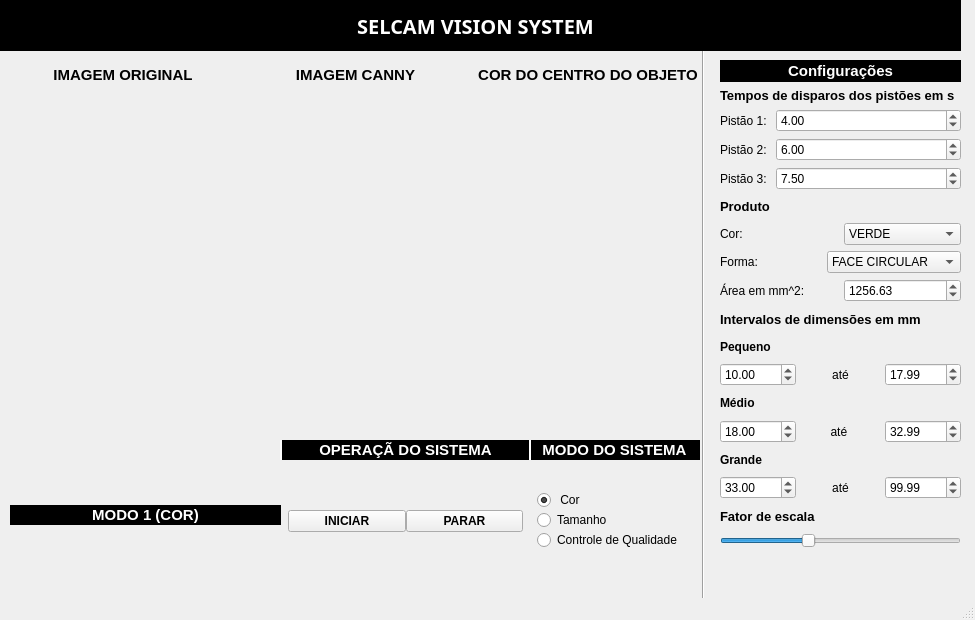
<?xml version="1.0" encoding="UTF-8"?>
<ui version="4.0">
 <class>PROJETOTCC2</class>
 <widget class="QMainWindow" name="PROJETOTCC2">
  <property name="enabled">
   <bool>true</bool>
  </property>
  <property name="geometry">
   <rect>
    <x>0</x>
    <y>0</y>
    <width>975</width>
    <height>620</height>
   </rect>
  </property>
  <property name="windowTitle">
   <string>PROJETO TCC 2</string>
  </property>
  <widget class="QWidget" name="centralwidget">
   <widget class="QWidget" name="horizontalLayoutWidget">
    <property name="geometry">
     <rect>
      <x>10</x>
      <y>60</y>
      <width>691</width>
      <height>371</height>
     </rect>
    </property>
    <layout class="QHBoxLayout" name="horizontalLayout">
     <item>
      <layout class="QVBoxLayout" name="verticalLayout_3">
       <item>
        <layout class="QVBoxLayout" name="verticalLayout_4">
         <item>
          <widget class="QLabel" name="label_2">
           <property name="minimumSize">
            <size>
             <width>0</width>
             <height>0</height>
            </size>
           </property>
           <property name="maximumSize">
            <size>
             <width>16777215</width>
             <height>30</height>
            </size>
           </property>
           <property name="font">
            <font>
             <pointsize>11</pointsize>
             <weight>75</weight>
             <bold>true</bold>
            </font>
           </property>
           <property name="text">
            <string>IMAGEM ORIGINAL</string>
           </property>
           <property name="alignment">
            <set>Qt::AlignCenter</set>
           </property>
          </widget>
         </item>
         <item>
          <widget class="QLabel" name="label_img_origin">
           <property name="text">
            <string/>
           </property>
           <property name="alignment">
            <set>Qt::AlignCenter</set>
           </property>
          </widget>
         </item>
        </layout>
       </item>
      </layout>
     </item>
     <item>
      <layout class="QVBoxLayout" name="verticalLayout_6">
       <item>
        <widget class="QLabel" name="label_5">
         <property name="maximumSize">
          <size>
           <width>16777215</width>
           <height>30</height>
          </size>
         </property>
         <property name="font">
          <font>
           <pointsize>11</pointsize>
           <weight>75</weight>
           <bold>true</bold>
          </font>
         </property>
         <property name="text">
          <string>IMAGEM CANNY</string>
         </property>
         <property name="alignment">
          <set>Qt::AlignCenter</set>
         </property>
        </widget>
       </item>
       <item>
        <widget class="QLabel" name="label_img_canny">
         <property name="text">
          <string/>
         </property>
         <property name="alignment">
          <set>Qt::AlignCenter</set>
         </property>
        </widget>
       </item>
      </layout>
     </item>
     <item>
      <layout class="QVBoxLayout" name="verticalLayout_5">
       <item>
        <widget class="QLabel" name="label_titulo_img_result">
         <property name="maximumSize">
          <size>
           <width>16777215</width>
           <height>30</height>
          </size>
         </property>
         <property name="font">
          <font>
           <pointsize>11</pointsize>
           <weight>75</weight>
           <bold>true</bold>
          </font>
         </property>
         <property name="text">
          <string>COR DO CENTRO DO OBJETO</string>
         </property>
         <property name="alignment">
          <set>Qt::AlignCenter</set>
         </property>
        </widget>
       </item>
       <item>
        <widget class="QLabel" name="label_img_mode">
         <property name="text">
          <string/>
         </property>
         <property name="alignment">
          <set>Qt::AlignCenter</set>
         </property>
        </widget>
       </item>
      </layout>
     </item>
    </layout>
   </widget>
   <widget class="QLabel" name="titulo_janela">
    <property name="geometry">
     <rect>
      <x>-10</x>
      <y>0</y>
      <width>971</width>
      <height>51</height>
     </rect>
    </property>
    <property name="font">
     <font>
      <family>PibotoLt</family>
      <pointsize>15</pointsize>
      <weight>75</weight>
      <italic>false</italic>
      <bold>true</bold>
     </font>
    </property>
    <property name="autoFillBackground">
     <bool>false</bool>
    </property>
    <property name="styleSheet">
     <string notr="true">background: rgb(0,0,0);
color: white;</string>
    </property>
    <property name="text">
     <string>SELCAM VISION SYSTEM</string>
    </property>
    <property name="alignment">
     <set>Qt::AlignCenter</set>
    </property>
   </widget>
   <widget class="QWidget" name="verticalLayoutWidget">
    <property name="geometry">
     <rect>
      <x>280</x>
      <y>440</y>
      <width>251</width>
      <height>151</height>
     </rect>
    </property>
    <layout class="QVBoxLayout" name="verticalLayout">
     <property name="spacing">
      <number>0</number>
     </property>
     <property name="sizeConstraint">
      <enum>QLayout::SetMaximumSize</enum>
     </property>
     <item>
      <widget class="QLabel" name="label_6">
       <property name="maximumSize">
        <size>
         <width>16777215</width>
         <height>20</height>
        </size>
       </property>
       <property name="font">
        <font>
         <pointsize>11</pointsize>
         <weight>75</weight>
         <bold>true</bold>
        </font>
       </property>
       <property name="styleSheet">
        <string notr="true">background: rgb(0, 0, 0);
color: white;
border-left: 2px solid white;</string>
       </property>
       <property name="text">
        <string>OPERAÇÃ DO SISTEMA</string>
       </property>
       <property name="alignment">
        <set>Qt::AlignCenter</set>
       </property>
      </widget>
     </item>
     <item>
      <layout class="QHBoxLayout" name="horizontalLayout_3">
       <property name="spacing">
        <number>0</number>
       </property>
       <property name="sizeConstraint">
        <enum>QLayout::SetMaximumSize</enum>
       </property>
       <property name="leftMargin">
        <number>8</number>
       </property>
       <property name="topMargin">
        <number>50</number>
       </property>
       <property name="rightMargin">
        <number>8</number>
       </property>
       <item>
        <widget class="QPushButton" name="pushButton_iniciar">
         <property name="font">
          <font>
           <weight>75</weight>
           <bold>true</bold>
          </font>
         </property>
         <property name="text">
          <string>INICIAR</string>
         </property>
        </widget>
       </item>
       <item>
        <widget class="QPushButton" name="pushButton_parar">
         <property name="font">
          <font>
           <weight>75</weight>
           <bold>true</bold>
          </font>
         </property>
         <property name="text">
          <string>PARAR</string>
         </property>
        </widget>
       </item>
      </layout>
     </item>
    </layout>
   </widget>
   <widget class="QWidget" name="verticalLayoutWidget_2">
    <property name="geometry">
     <rect>
      <x>10</x>
      <y>440</y>
      <width>271</width>
      <height>151</height>
     </rect>
    </property>
    <layout class="QVBoxLayout" name="verticalLayout_7">
     <property name="spacing">
      <number>0</number>
     </property>
     <item>
      <widget class="QLabel" name="label_modo">
       <property name="enabled">
        <bool>true</bool>
       </property>
       <property name="maximumSize">
        <size>
         <width>16777215</width>
         <height>20</height>
        </size>
       </property>
       <property name="font">
        <font>
         <pointsize>11</pointsize>
         <weight>75</weight>
         <bold>true</bold>
        </font>
       </property>
       <property name="styleSheet">
        <string notr="true">background: rgb(0, 0, 0);
color: white</string>
       </property>
       <property name="text">
        <string>MODO 1 (COR)</string>
       </property>
       <property name="alignment">
        <set>Qt::AlignCenter</set>
       </property>
      </widget>
     </item>
     <item>
      <layout class="QVBoxLayout" name="infos_modo"/>
     </item>
    </layout>
   </widget>
   <widget class="QWidget" name="verticalLayoutWidget_3">
    <property name="geometry">
     <rect>
      <x>529</x>
      <y>440</y>
      <width>171</width>
      <height>151</height>
     </rect>
    </property>
    <layout class="QVBoxLayout" name="verticalLayout_8">
     <property name="sizeConstraint">
      <enum>QLayout::SetMaximumSize</enum>
     </property>
     <item>
      <layout class="QVBoxLayout" name="verticalLayout_9">
       <property name="spacing">
        <number>0</number>
       </property>
       <property name="sizeConstraint">
        <enum>QLayout::SetMaximumSize</enum>
       </property>
       <item>
        <layout class="QVBoxLayout" name="verticalLayout_10">
         <property name="spacing">
          <number>0</number>
         </property>
         <item>
          <widget class="QLabel" name="label_4">
           <property name="maximumSize">
            <size>
             <width>16777215</width>
             <height>20</height>
            </size>
           </property>
           <property name="font">
            <font>
             <pointsize>11</pointsize>
             <weight>75</weight>
             <bold>true</bold>
            </font>
           </property>
           <property name="styleSheet">
            <string notr="true">background: rgb(0, 0, 0);
color: white;
border-left: 2px solid white;</string>
           </property>
           <property name="text">
            <string>MODO DO SISTEMA</string>
           </property>
           <property name="alignment">
            <set>Qt::AlignCenter</set>
           </property>
          </widget>
         </item>
         <item>
          <layout class="QVBoxLayout" name="verticalLayout_11">
           <property name="spacing">
            <number>0</number>
           </property>
           <property name="leftMargin">
            <number>8</number>
           </property>
           <property name="topMargin">
            <number>30</number>
           </property>
           <item>
            <widget class="QRadioButton" name="radioButton_cor">
             <property name="text">
              <string> Cor</string>
             </property>
             <property name="checked">
              <bool>true</bool>
             </property>
            </widget>
           </item>
           <item>
            <widget class="QRadioButton" name="radioButton_tamanho">
             <property name="text">
              <string>Tamanho</string>
             </property>
            </widget>
           </item>
           <item>
            <widget class="QRadioButton" name="radioButton_controleQualidade">
             <property name="text">
              <string>Controle de Qualidade</string>
             </property>
            </widget>
           </item>
          </layout>
         </item>
        </layout>
       </item>
      </layout>
     </item>
    </layout>
   </widget>
   <widget class="Line" name="line">
    <property name="geometry">
     <rect>
      <x>693</x>
      <y>40</y>
      <width>20</width>
      <height>581</height>
     </rect>
    </property>
    <property name="orientation">
     <enum>Qt::Vertical</enum>
    </property>
   </widget>
   <widget class="QWidget" name="verticalLayoutWidget_4">
    <property name="geometry">
     <rect>
      <x>720</x>
      <y>60</y>
      <width>241</width>
      <height>488</height>
     </rect>
    </property>
    <layout class="QVBoxLayout" name="verticalLayout_2">
     <item>
      <layout class="QVBoxLayout" name="verticalLayout_12">
       <item>
        <widget class="QLabel" name="label">
         <property name="font">
          <font>
           <pointsize>11</pointsize>
           <weight>75</weight>
           <bold>true</bold>
          </font>
         </property>
         <property name="styleSheet">
          <string notr="true">background-color: black;
color: white;</string>
         </property>
         <property name="text">
          <string>Configurações</string>
         </property>
         <property name="alignment">
          <set>Qt::AlignCenter</set>
         </property>
        </widget>
       </item>
      </layout>
     </item>
     <item>
      <widget class="QLabel" name="label_3">
       <property name="maximumSize">
        <size>
         <width>16777215</width>
         <height>15</height>
        </size>
       </property>
       <property name="font">
        <font>
         <pointsize>10</pointsize>
         <weight>75</weight>
         <bold>true</bold>
        </font>
       </property>
       <property name="text">
        <string>Tempos de disparos dos pistões em s</string>
       </property>
      </widget>
     </item>
     <item>
      <layout class="QHBoxLayout" name="horizontalLayout_2">
       <item>
        <widget class="QLabel" name="label_7">
         <property name="maximumSize">
          <size>
           <width>50</width>
           <height>16777215</height>
          </size>
         </property>
         <property name="text">
          <string>Pistão 1: </string>
         </property>
         <property name="alignment">
          <set>Qt::AlignCenter</set>
         </property>
        </widget>
       </item>
       <item>
        <widget class="QDoubleSpinBox" name="tempo_pistao1">
         <property name="singleStep">
          <double>0.010000000000000</double>
         </property>
         <property name="value">
          <double>4.000000000000000</double>
         </property>
        </widget>
       </item>
      </layout>
     </item>
     <item>
      <layout class="QHBoxLayout" name="horizontalLayout_9">
       <item>
        <widget class="QLabel" name="label_11">
         <property name="maximumSize">
          <size>
           <width>50</width>
           <height>16777215</height>
          </size>
         </property>
         <property name="text">
          <string>Pistão 2: </string>
         </property>
         <property name="alignment">
          <set>Qt::AlignCenter</set>
         </property>
        </widget>
       </item>
       <item>
        <widget class="QDoubleSpinBox" name="tempo_pistao2">
         <property name="singleStep">
          <double>0.010000000000000</double>
         </property>
         <property name="value">
          <double>6.000000000000000</double>
         </property>
        </widget>
       </item>
      </layout>
     </item>
     <item>
      <layout class="QHBoxLayout" name="horizontalLayout_10">
       <item>
        <widget class="QLabel" name="label_12">
         <property name="maximumSize">
          <size>
           <width>50</width>
           <height>16777215</height>
          </size>
         </property>
         <property name="text">
          <string>Pistão 3: </string>
         </property>
         <property name="alignment">
          <set>Qt::AlignCenter</set>
         </property>
        </widget>
       </item>
       <item>
        <widget class="QDoubleSpinBox" name="tempo_pistao3">
         <property name="singleStep">
          <double>0.010000000000000</double>
         </property>
         <property name="value">
          <double>7.500000000000000</double>
         </property>
        </widget>
       </item>
      </layout>
     </item>
     <item>
      <widget class="QLabel" name="label_10">
       <property name="font">
        <font>
         <pointsize>10</pointsize>
         <weight>75</weight>
         <bold>true</bold>
        </font>
       </property>
       <property name="text">
        <string>Produto</string>
       </property>
      </widget>
     </item>
     <item>
      <layout class="QHBoxLayout" name="horizontalLayout_11">
       <item>
        <widget class="QLabel" name="label_13">
         <property name="text">
          <string>Cor: </string>
         </property>
        </widget>
       </item>
       <item>
        <widget class="QComboBox" name="cor_padrao">
         <item>
          <property name="text">
           <string>VERDE</string>
          </property>
         </item>
         <item>
          <property name="text">
           <string>AMARELO</string>
          </property>
         </item>
         <item>
          <property name="text">
           <string>LARANJA</string>
          </property>
         </item>
        </widget>
       </item>
      </layout>
     </item>
     <item>
      <layout class="QHBoxLayout" name="horizontalLayout_12">
       <item>
        <widget class="QLabel" name="label_14">
         <property name="text">
          <string>Forma: </string>
         </property>
        </widget>
       </item>
       <item>
        <widget class="QComboBox" name="forma_padrao">
         <item>
          <property name="text">
           <string>FACE CIRCULAR</string>
          </property>
         </item>
         <item>
          <property name="text">
           <string>FACE QUADRADA</string>
          </property>
         </item>
        </widget>
       </item>
      </layout>
     </item>
     <item>
      <layout class="QHBoxLayout" name="horizontalLayout_13">
       <item>
        <widget class="QLabel" name="label_15">
         <property name="text">
          <string>Área em mm^2: </string>
         </property>
        </widget>
       </item>
       <item>
        <widget class="QDoubleSpinBox" name="area_aceitavel">
         <property name="maximum">
          <double>4000.000000000000000</double>
         </property>
         <property name="singleStep">
          <double>0.100000000000000</double>
         </property>
         <property name="value">
          <double>1256.630000000000109</double>
         </property>
        </widget>
       </item>
      </layout>
     </item>
     <item>
      <widget class="QLabel" name="label_16">
       <property name="font">
        <font>
         <pointsize>10</pointsize>
         <weight>75</weight>
         <bold>true</bold>
        </font>
       </property>
       <property name="text">
        <string>Intervalos de dimensões em mm</string>
       </property>
      </widget>
     </item>
     <item>
      <widget class="QLabel" name="label_17">
       <property name="font">
        <font>
         <weight>75</weight>
         <bold>true</bold>
        </font>
       </property>
       <property name="text">
        <string>Pequeno</string>
       </property>
      </widget>
     </item>
     <item>
      <layout class="QHBoxLayout" name="horizontalLayout_14">
       <item>
        <widget class="QDoubleSpinBox" name="pequeno_min">
         <property name="maximum">
          <double>500.000000000000000</double>
         </property>
         <property name="singleStep">
          <double>0.100000000000000</double>
         </property>
         <property name="value">
          <double>10.000000000000000</double>
         </property>
        </widget>
       </item>
       <item>
        <widget class="QLabel" name="label_18">
         <property name="text">
          <string>até</string>
         </property>
         <property name="alignment">
          <set>Qt::AlignCenter</set>
         </property>
        </widget>
       </item>
       <item>
        <widget class="QDoubleSpinBox" name="pequeno_max">
         <property name="maximum">
          <double>500.000000000000000</double>
         </property>
         <property name="singleStep">
          <double>0.100000000000000</double>
         </property>
         <property name="value">
          <double>17.989999999999998</double>
         </property>
        </widget>
       </item>
      </layout>
     </item>
     <item>
      <widget class="QLabel" name="label_19">
       <property name="font">
        <font>
         <weight>75</weight>
         <bold>true</bold>
        </font>
       </property>
       <property name="text">
        <string>Médio</string>
       </property>
      </widget>
     </item>
     <item>
      <layout class="QHBoxLayout" name="horizontalLayout_15">
       <item>
        <widget class="QDoubleSpinBox" name="medio_min">
         <property name="maximum">
          <double>500.000000000000000</double>
         </property>
         <property name="singleStep">
          <double>0.100000000000000</double>
         </property>
         <property name="value">
          <double>18.000000000000000</double>
         </property>
        </widget>
       </item>
       <item>
        <widget class="QLabel" name="label_20">
         <property name="text">
          <string>até </string>
         </property>
         <property name="alignment">
          <set>Qt::AlignCenter</set>
         </property>
        </widget>
       </item>
       <item>
        <widget class="QDoubleSpinBox" name="medio_max">
         <property name="maximum">
          <double>500.000000000000000</double>
         </property>
         <property name="singleStep">
          <double>0.100000000000000</double>
         </property>
         <property name="value">
          <double>32.990000000000002</double>
         </property>
        </widget>
       </item>
      </layout>
     </item>
     <item>
      <widget class="QLabel" name="label_21">
       <property name="font">
        <font>
         <weight>75</weight>
         <bold>true</bold>
        </font>
       </property>
       <property name="text">
        <string>Grande</string>
       </property>
      </widget>
     </item>
     <item>
      <layout class="QHBoxLayout" name="horizontalLayout_16">
       <item>
        <widget class="QDoubleSpinBox" name="grande_min">
         <property name="maximum">
          <double>500.000000000000000</double>
         </property>
         <property name="singleStep">
          <double>0.100000000000000</double>
         </property>
         <property name="value">
          <double>33.000000000000000</double>
         </property>
        </widget>
       </item>
       <item>
        <widget class="QLabel" name="label_22">
         <property name="text">
          <string>até</string>
         </property>
         <property name="alignment">
          <set>Qt::AlignCenter</set>
         </property>
        </widget>
       </item>
       <item>
        <widget class="QDoubleSpinBox" name="grande_max">
         <property name="maximum">
          <double>500.000000000000000</double>
         </property>
         <property name="singleStep">
          <double>0.100000000000000</double>
         </property>
         <property name="value">
          <double>99.989999999999995</double>
         </property>
        </widget>
       </item>
      </layout>
     </item>
     <item>
      <widget class="QLabel" name="label_23">
       <property name="font">
        <font>
         <pointsize>10</pointsize>
         <weight>75</weight>
         <bold>true</bold>
        </font>
       </property>
       <property name="text">
        <string>Fator de escala</string>
       </property>
      </widget>
     </item>
     <item>
      <widget class="QSlider" name="fator_escala">
       <property name="maximum">
        <number>1000</number>
       </property>
       <property name="singleStep">
        <number>1</number>
       </property>
       <property name="value">
        <number>360</number>
       </property>
       <property name="orientation">
        <enum>Qt::Horizontal</enum>
       </property>
      </widget>
     </item>
    </layout>
   </widget>
   <zorder>line</zorder>
   <zorder>horizontalLayoutWidget</zorder>
   <zorder>titulo_janela</zorder>
   <zorder>verticalLayoutWidget</zorder>
   <zorder>verticalLayoutWidget_2</zorder>
   <zorder>verticalLayoutWidget_3</zorder>
   <zorder>verticalLayoutWidget_4</zorder>
  </widget>
  <widget class="QStatusBar" name="statusbar"/>
 </widget>
 <resources/>
 <connections/>
</ui>
